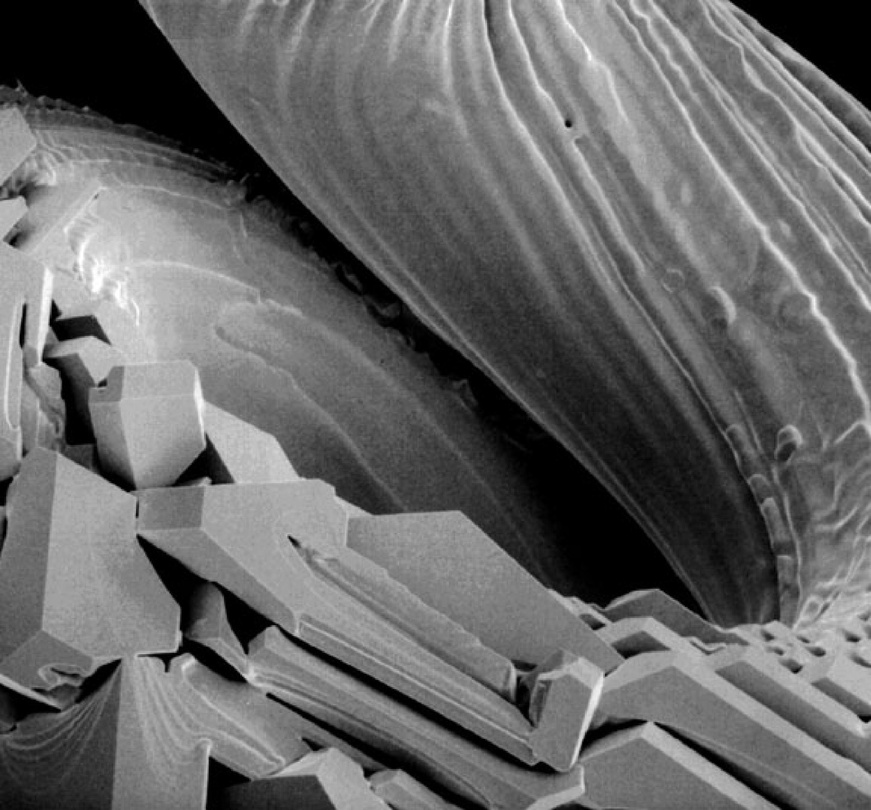
#> input picture exp5.jpg, 871 x 810 px, shrunk from 2400 x 2230 before the run, found by its file name
$ python gaama.py
#> lines starting #> are read from the running program, lines starting #| are printed output that depends on the picture
import cv2

#Read the image and stored in img object
img=cv2.imread('c:\\Users\\User\\Downloads\\exp5.jpg')
#> img is the input picture: shape (810, 871, 3); min 0, max 255, mean 103.4


#Find width and height of image
height = img.shape[0]
#> height = 810
print(height)
#| 810
width = img.shape[1]
#> width = 871
print(width)
#| 871

#FIND GAMMA Transformation

#Looping to change pixel value
for x in range(height):
  for y in range(width):

     red,green,blue=img[x,y]

     #c=1 And Gamma=0.4
     red=1*(red**0.4)
     green=1*(green**0.4)
     blue=1*(blue**0.4)

      #written modified pixel value
     img[x,y]=red,green,blue
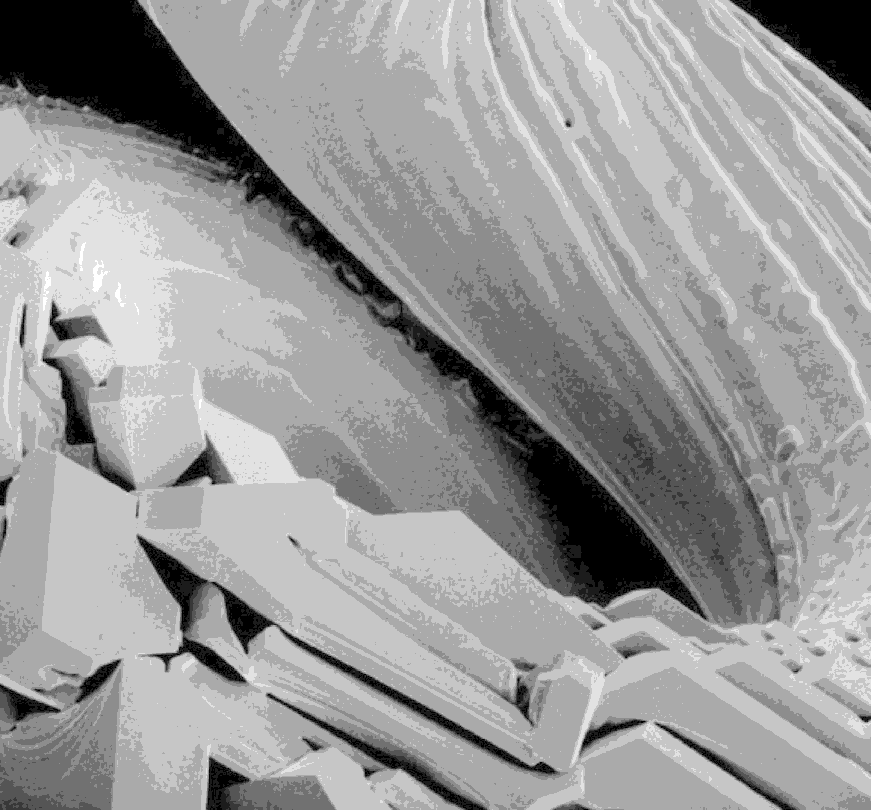
#> img: shape (810, 871, 3); min 0, max 9, mean 5.43; drawn with min black and max white

#save image after gamma transformation
cv2.imwrite('c:\\Users\\User\\Downloads\\img_gamma_c_1.jpg', img)

$ run again, with 0_Bitmap.jpg copied over exp5.jpg
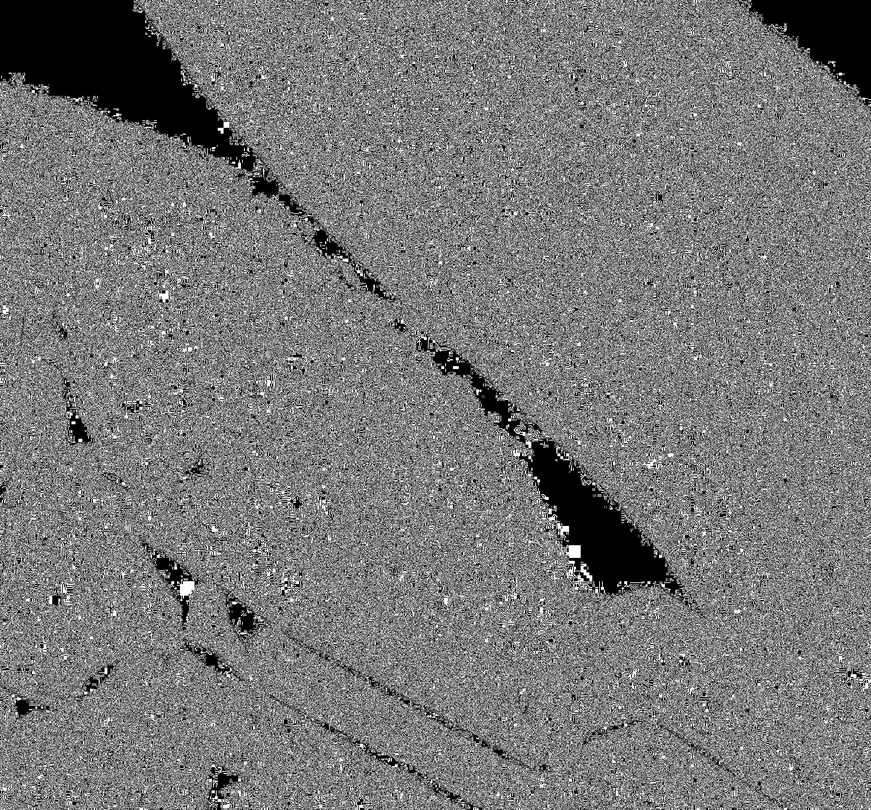
#> input picture 0_Bitmap.jpg, 871 x 810 px, shrunk from 2400 x 2230 before the run, found by its file name
#> img is the input picture: shape (810, 871, 3); min 0, max 255, mean 119.5
#| 810
#| 871
#> after the loop `for x in range(height):`:
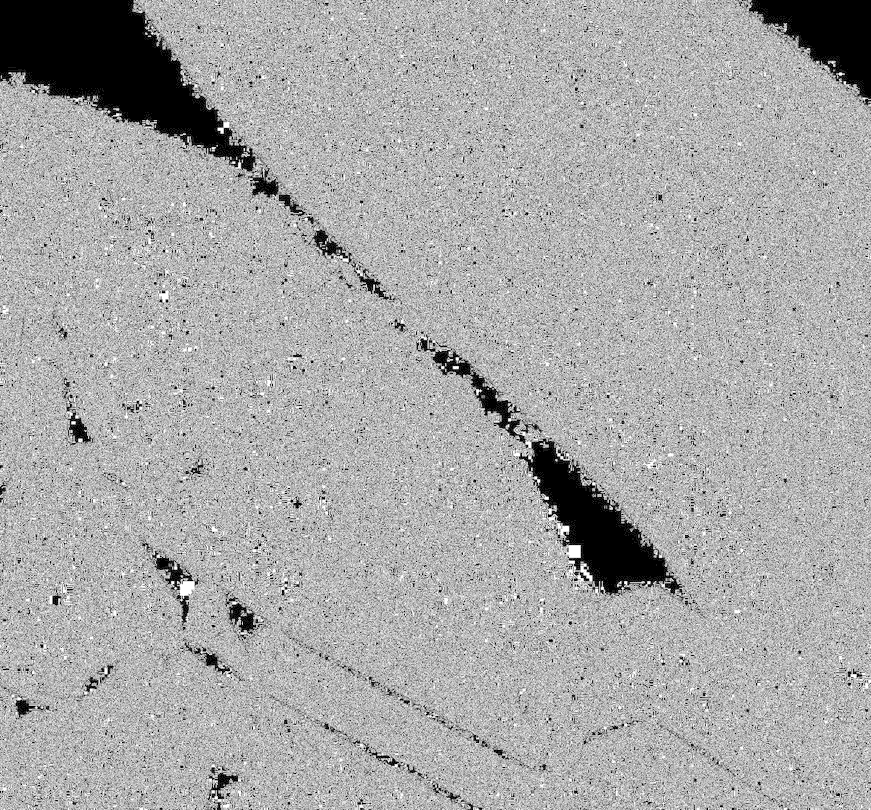
#> img: shape (810, 871, 3); min 0, max 9, mean 5.96; drawn with min black and max white

$ run again, with 1_Bitmap.jpg copied over exp5.jpg
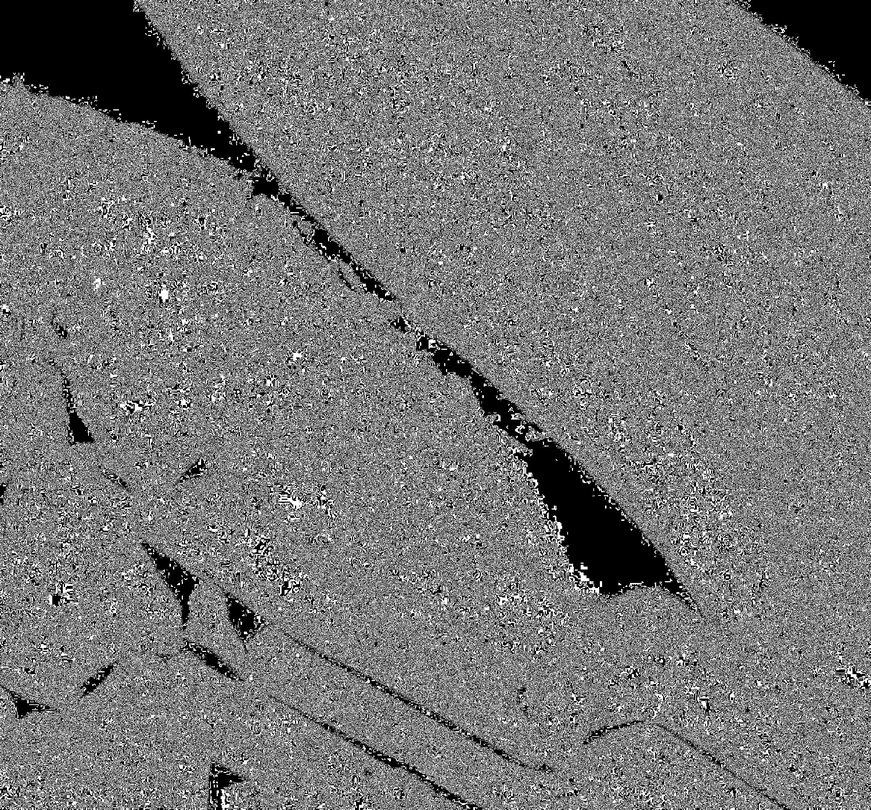
#> input picture 1_Bitmap.jpg, 871 x 810 px, shrunk from 2400 x 2230 before the run, found by its file name
#> img is the input picture: shape (810, 871, 3); min 0, max 255, mean 118.6
#| 810
#| 871
#> after the loop `for x in range(height):`:
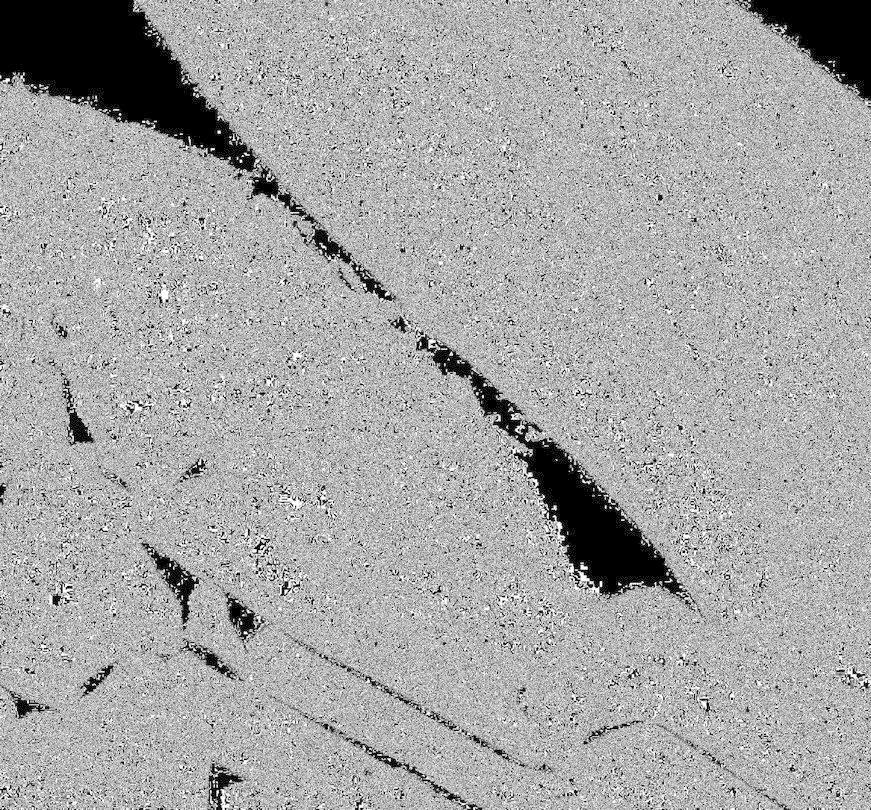
#> img: shape (810, 871, 3); min 0, max 9, mean 5.88; drawn with min black and max white

$ run again, with 2_Bitmap.jpg copied over exp5.jpg
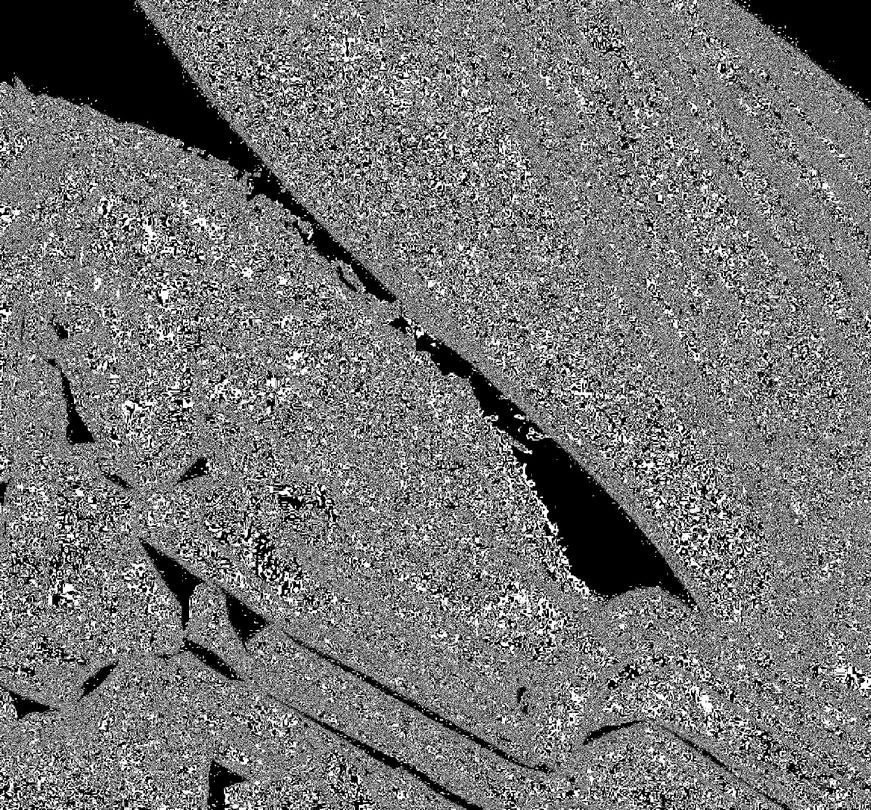
#> input picture 2_Bitmap.jpg, 871 x 810 px, shrunk from 2400 x 2230 before the run, found by its file name
#> img is the input picture: shape (810, 871, 3); min 0, max 255, mean 117.3
#| 810
#| 871
#> after the loop `for x in range(height):`:
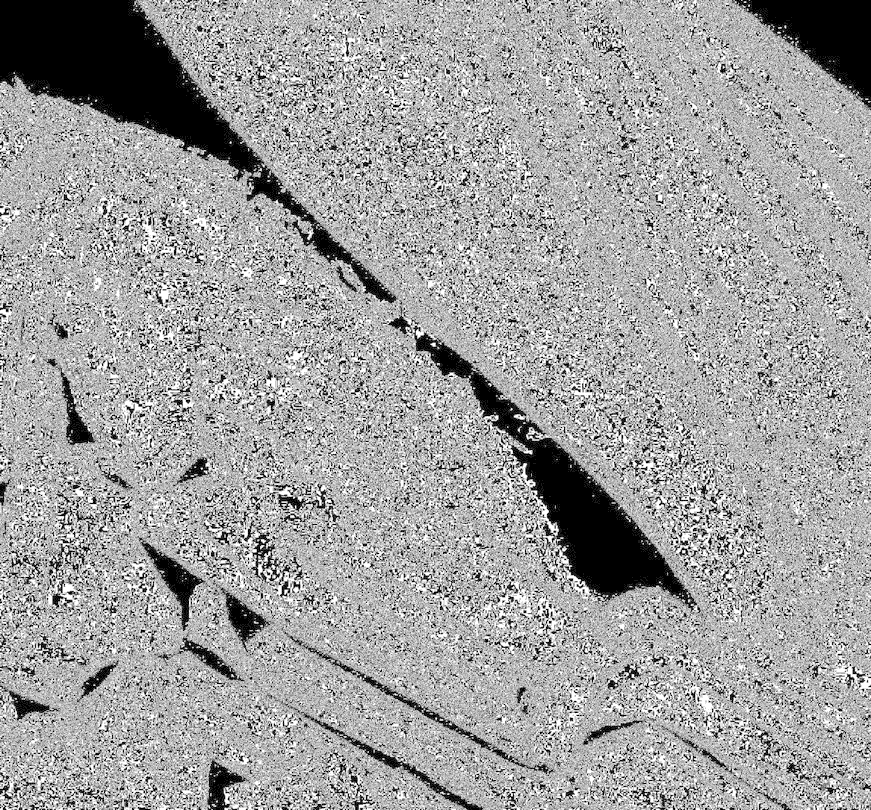
#> img: shape (810, 871, 3); min 0, max 9, mean 5.65; drawn with min black and max white
